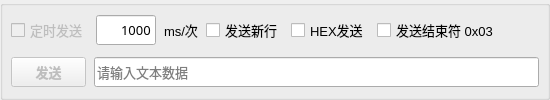
        <widget class="QGroupBox" name="groupBox_transmitMenu">
         <property name="font">
          <font>
           <family>Microsoft YaHei UI</family>
           <pointsize>10</pointsize>
          </font>
         </property>
         <property name="title">
          <string/>
         </property>
         <layout class="QGridLayout" name="gridLayout_7">
          <property name="leftMargin">
           <number>8</number>
          </property>
          <property name="topMargin">
           <number>5</number>
          </property>
          <property name="rightMargin">
           <number>8</number>
          </property>
          <property name="bottomMargin">
           <number>5</number>
          </property>
          <property name="spacing">
           <number>8</number>
          </property>
          <item row="1" column="0">
           <layout class="QHBoxLayout" name="horizontalLayout_transmit">
            <item>
             <widget class="QPushButton" name="btn_transmit">
              <property name="enabled">
               <bool>false</bool>
              </property>
              <property name="minimumSize">
               <size>
                <width>0</width>
                <height>30</height>
               </size>
              </property>
              <property name="maximumSize">
               <size>
                <width>75</width>
                <height>16777215</height>
               </size>
              </property>
              <property name="font">
               <font>
                <family>Microsoft YaHei UI</family>
                <pointsize>10</pointsize>
                <bold>true</bold>
               </font>
              </property>
              <property name="text">
               <string>发送</string>
              </property>
             </widget>
            </item>
            <item>
             <widget class="QLineEdit" name="lineEdit_transmitString">
              <property name="minimumSize">
               <size>
                <width>0</width>
                <height>30</height>
               </size>
              </property>
              <property name="font">
               <font>
                <family>JetBrains Mono</family>
                <pointsize>10</pointsize>
               </font>
              </property>
              <property name="placeholderText">
               <string>请输入文本数据</string>
              </property>
             </widget>
            </item>
           </layout>
          </item>
          <item row="0" column="0">
           <layout class="QHBoxLayout" name="horizontalLayout_sendOptions">
            <item>
             <widget class="QCheckBox" name="checkBox_timedSend">
              <property name="enabled">
               <bool>false</bool>
              </property>
              <property name="minimumSize">
               <size>
                <width>0</width>
                <height>30</height>
               </size>
              </property>
              <property name="text">
               <string>定时发送</string>
              </property>
             </widget>
            </item>
            <item>
             <widget class="QLineEdit" name="lineEdit_ms_times">
              <property name="enabled">
               <bool>true</bool>
              </property>
              <property name="minimumSize">
               <size>
                <width>0</width>
                <height>30</height>
               </size>
              </property>
              <property name="maximumSize">
               <size>
                <width>60</width>
                <height>16777215</height>
               </size>
              </property>
              <property name="font">
               <font>
                <family>JetBrains Mono</family>
                <pointsize>10</pointsize>
               </font>
              </property>
              <property name="text">
               <string>1000</string>
              </property>
              <property name="alignment">
               <set>Qt::AlignmentFlag::AlignRight|Qt::AlignmentFlag::AlignTrailing|Qt::AlignmentFlag::AlignVCenter</set>
              </property>
             </widget>
            </item>
            <item>
             <widget class="QLabel" name="label_ms_times">
              <property name="minimumSize">
               <size>
                <width>0</width>
                <height>30</height>
               </size>
              </property>
              <property name="text">
               <string>ms/次</string>
              </property>
             </widget>
            </item>
            <item>
             <widget class="QCheckBox" name="checkBox_sendNewLine">
              <property name="minimumSize">
               <size>
                <width>0</width>
                <height>30</height>
               </size>
              </property>
              <property name="text">
               <string>发送新行</string>
              </property>
             </widget>
            </item>
            <item>
             <widget class="QCheckBox" name="checkBox_HEXSend">
              <property name="minimumSize">
               <size>
                <width>0</width>
                <height>30</height>
               </size>
              </property>
              <property name="text">
               <string>HEX发送</string>
              </property>
             </widget>
            </item>
            <item>
             <widget class="QCheckBox" name="checkBox_sendEnd">
              <property name="minimumSize">
               <size>
                <width>0</width>
                <height>30</height>
               </size>
              </property>
              <property name="text">
               <string>发送结束符 0x03</string>
              </property>
             </widget>
            </item>
            <item>
             <spacer name="horizontalSpacer_3">
              <property name="orientation">
               <enum>Qt::Orientation::Horizontal</enum>
              </property>
              <property name="sizeHint" stdset="0">
               <size>
                <width>40</width>
                <height>20</height>
               </size>
              </property>
             </spacer>
            </item>
           </layout>
          </item>
         </layout>
        </widget>
